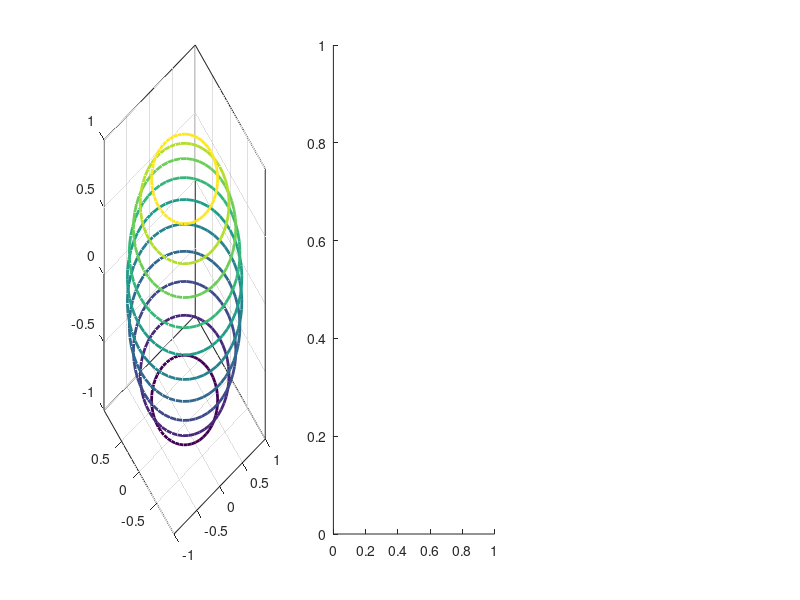

Source code (MATLAB): (Note: this script raises an error after producing the figure.)
figure('Position',[0,0,900,400]);

subplot(1,3,1);
[X,Y,Z] = sphere(50);
contour3(X,Y,Z,'LineWidth',2);
[X,Y] = meshgrid(-2:0.25:2);
Z = X.*exp(-X.^2-Y.^2);

subplot(1,3,2);
contour3(X,Y,Z,[-0.2,-0.1,0.1,0.2,'ShowText','on','LineWidth',2]);
[X,Y,Z] = peaks;

subplot(1,3,3);
contour3(X,Y,Z,[2,2],'LineWidth',2);